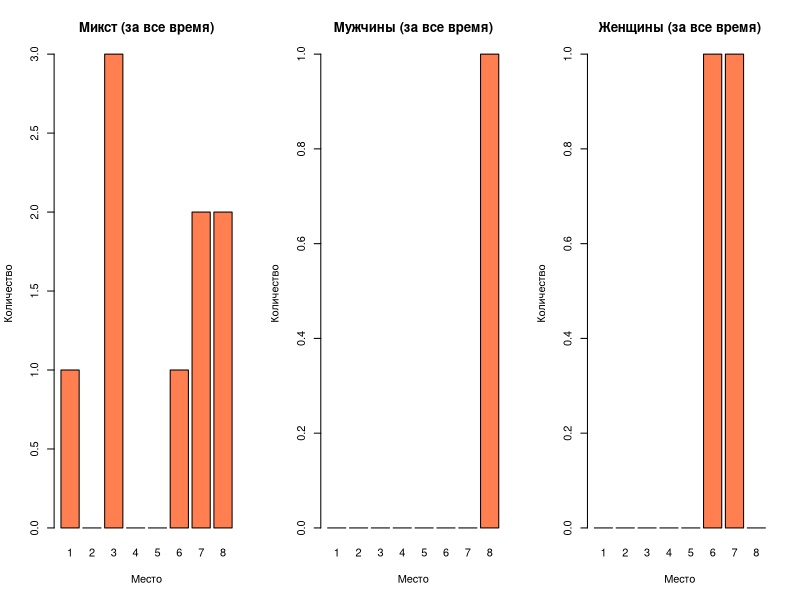
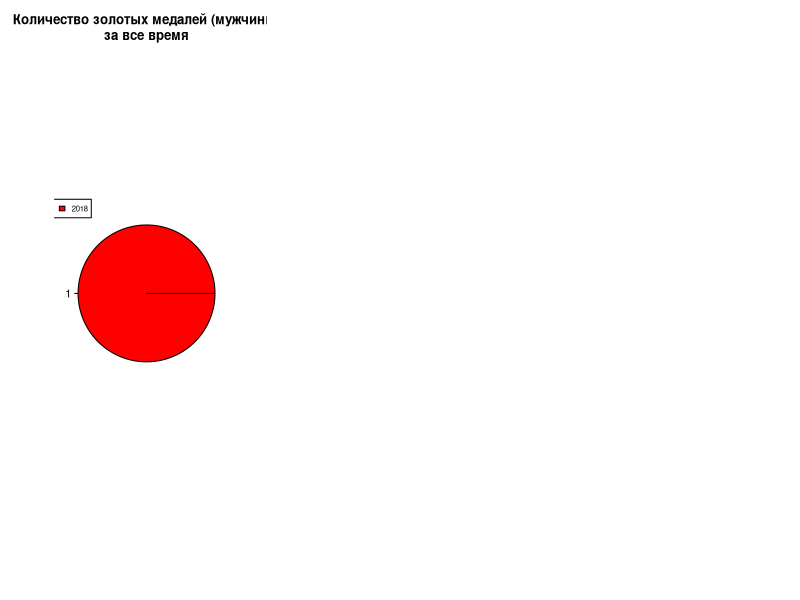

The R source for these figures, in order:

mix <-read.csv("mix.csv", fileEncoding = "Windows-1251", header = TRUE, sep = ";", check.names = F)
men <- read.csv("men.csv", fileEncoding = "Windows-1251", header = TRUE, sep = ";", check.names = F)
women<-read.csv("women.csv", fileEncoding = "Windows-1251", header = TRUE, sep = ";", check.names = F)

#посчитаем сумму всех медалей
stat_mix <- sapply(mix[,-1], sum)
stat_men <- sapply(men[,-1], sum)
stat_women <- sapply(women[,-1], sum)

par(mfrow=c(1,3))
barplot(stat_mix, names=c(1:8), col="coral", xlab="Место", ylab="Количество", main="Микст (за все время)")
barplot(stat_men, names=c(1:8), col="coral", xlab="Место", ylab="Количество", main="Мужчины (за все время)")
barplot(stat_women, names=c(1:8), col="coral", xlab="Место", ylab="Количество", main="Женщины (за все время)")

#сделаем фреймы только 1 мест
first_mix <- mix[,c(1:2)][mix$`1` > 0, ]
first_men <- men[,c(1:2)][men$`1` > 0, ]
first_women <- women[,c(1:2)][women$`1` > 0, ]

pie(first_mix$`1`, labels=first_mix$`1`, col=rainbow(length(first_mix$`1`)), main = "Количество золотых медалей (мужчины)\nза все время")
legend(-1.1, 1.1, first_mix$`year`, cex = 0.7, fill=rainbow(length(first_mix$`year`)))

#pie(first_men$`1`, labels=first_men$`1`, col=rainbow(length(first_men$`1`)), main = "Количество золотых медалей (мужчины)\nза все время")
#legend(-1.1, 1.1, first_men$`year`, cex = 0.7, fill=rainbow(length(first_men$`year`)))

#pie(first_women$`1`, labels=first_women$`1`, col=rainbow(length(first_women$`1`)), main = "Количество золотых медалей (мужчины)\nза все время")
#legend(-1.1, 1.1, first_women$`year`, cex = 0.7, fill=rainbow(length(first_women$`year`)))
